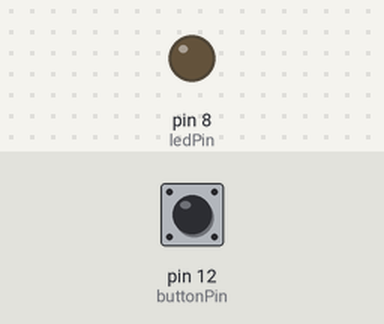
Bench run of a sketch on a simulated Arduino Uno, built with avr-gcc and run on an emulated ATmega328P. On the bench: output pins drawn as LEDs (lit = HIGH). The test bench sets the inputs (shaded band); at power-on: pin 12 (buttonPin) LOW. What the sketch prints to the serial monitor is not drawn.

Above: at 1.2 s.
1.3 s: pin 12 (buttonPin) pulled HIGH for 0.15 s
At 1.9 s:
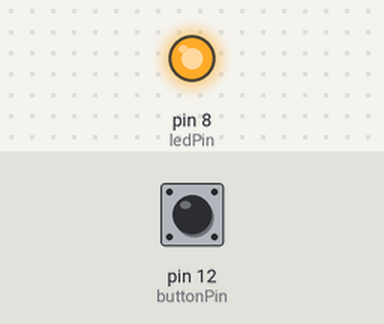
2.9 s: pin 12 (buttonPin) pulled HIGH for 1 s
At 4.3 s:
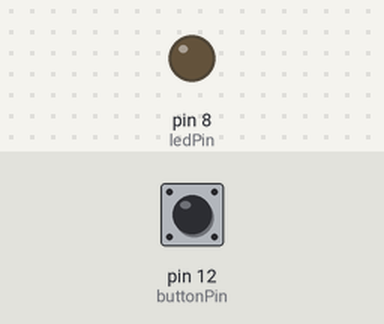
5.4 s: pin 12 (buttonPin) pulled HIGH for 3.2 s
At 6.2 s:
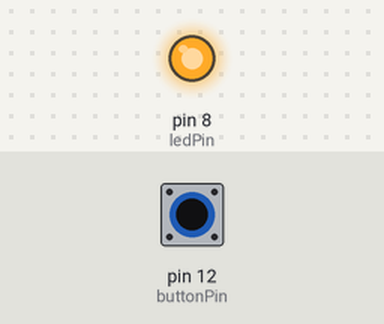
Timing chart, 0 to 8.4 s (numbered marks = the images above; inputs shaded):
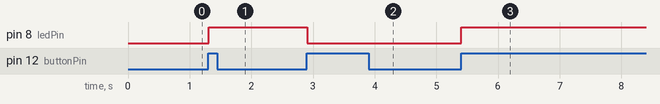

Measured:
- after the input at 1.3 s, pin 8 (ledPin): LOW → HIGH at once
- after the input at 2.9 s, pin 8 (ledPin): HIGH → LOW at once
- after the input at 5.4 s, pin 8 (ledPin): LOW → HIGH at once

The sketch:

28-toggle-led.ino
```cpp
int ledState = 0;
int ledPin = 8;
int buttonPin = 12;
int buttonNew;
int buttonOld = 1;

void setup() {
  // put your setup code here, to run once:
  Serial.begin(9600);
  pinMode(ledPin, OUTPUT);
  pinMode(buttonPin, INPUT);
}

void loop() {
  // put your main code here, to run repeatedly:
  buttonNew = digitalRead(buttonPin);
  Serial.println(buttonNew);

  if (buttonOld == 0 and buttonNew == 1) {
    if (ledState == 0) {
      digitalWrite(ledPin, HIGH);
      ledState = 1;
    } else {
      digitalWrite(ledPin, LOW);
      ledState = 0;
    }
  }

  buttonOld = buttonNew;
}
```
